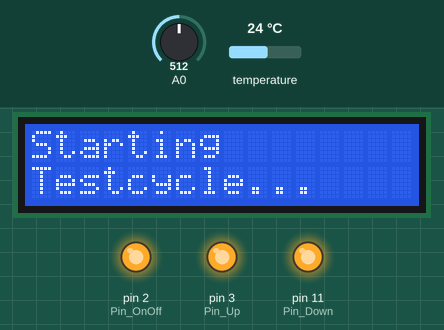
A sketch run on a simulated Arduino Uno, built with avr-gcc and run on an emulated ATmega328P. On the bench: 16×2 character LCD, output pins drawn as LEDs (lit = HIGH). Inputs (shaded band) come from the test bench; at power-on: temperature 24 °C, A0 = 512. Pins used as bus, display or sensor lines are not drawn; what the sketch prints to the serial monitor is not drawn.

Above: at 2.1 s.
At 14.9 s:
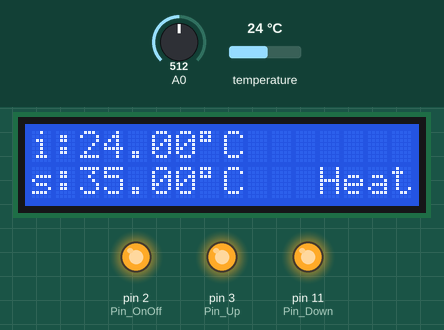
15.0 s: temperature set to 25.1 °C
At 16.9 s:
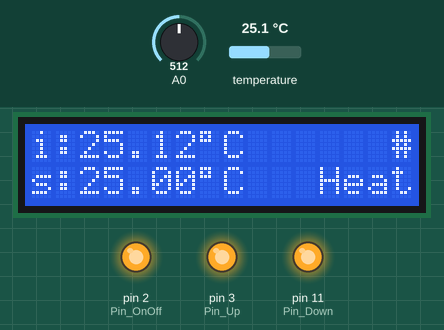
19.7 s: temperature set to 25.9 °C
At 36.6 s:
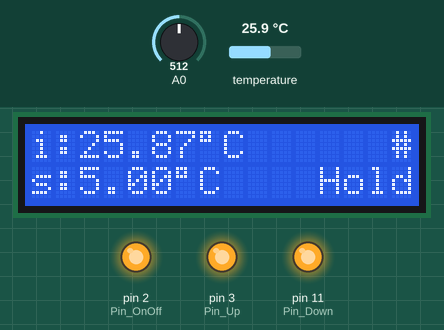
Timing chart, 0 to 38.1 s (numbered marks = the images above; inputs shaded):
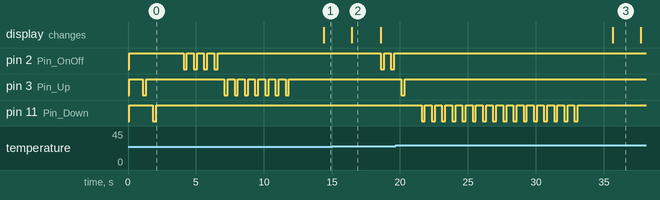

Measured:
- the behaviour switches between 25.4 and 25.5 °C on temperature (found by bisection; images 2 and 3)
- by itself, pin 11 (Pin_Down): alternates HIGH for 0.50 s and LOW for 0.25 s, 32 changes in all, then stays HIGH
- what the display in image 2 shows lasts 2.1 s, from 16.5 s to 18.6 s

The sketch:

CapHack.ino
```cpp
// Libraries
#include <OneWire.h> // Dallas DS18B20
#include <LiquidCrystal.h> // LCD

// Constants
#define DEBUG_MODE 1 // default 0 0; set to 1 for debugging stuff to appear

// Temperature
#define HOLY_TEMP 35 // [°C.] Target Temperature
#define OFFSET_TEMP 5 // [°C.] Offset between actual and set temp (depending on heat transfer, water volume etc.)
#define RANGE_TEMP 1 // [°C.] Range for current temp which is considered close to target temp
#define START_TEMP 100 // [°C.] Starting Point for temp setting (first number that appears on the gadget display when switching into temp control mode)
#define INCREMENT_TEMP 5 // [C.] Incremental steps in Temp mode
#define LOOP_DELAY 1 // [ms] Pause between Loops

// Power
#define STEPS_TO_MAX_POWER 6 // [int] How many times does the Up Button have to be pressed to reach MAX_POWER on gadget disaply after entering Power Control Mode

#define TIME_SENSOR 750 // [ms] Time that Temperature Sensor needs for measurement
#define TIME_RESTART 5 // [min] Intervall after which gadget will be restarted (to prevent shutdown)

#define DURATION_PRESS 250 // [ms] How long a button gets pushed (250)
#define DURATION_WAIT 500 // [ms] How long to wait after pushing a button (1000)

// Pin numbers
#define Pin_OnOff 2 // Capacitive On / Off Switch
#define Pin_Up 3 // Capacitive Up Button
#define Pin_Down 11 // Capacitive Down Button
#define Pin_SwitchPowerTemp 12 // Capacitive Switch between Temperature Control Mode and Power Control Mode
#define Pin_Temp 13 // Yellow wire from DS18B20 at this pin

// Analog Buttons
#define btnRIGHT  0
#define btnUP     1
#define btnDOWN   2
#define btnLEFT   3
#define btnSELECT 4
#define btnNONE   5

// Variables
unsigned long now = millis();
unsigned long TIME_SENSOR_OLD = millis(); // store current time for temperature sensor
unsigned long TIME_RESTART_OLD = millis(); // store current time for restarting gadget
unsigned long count = 1;

boolean TempState = 0; // 0: current temp is far from target temp; 1: current temp is close to target temp
boolean TempState_OLD = 0; // store current State for comparison in next loop
boolean hold = 0;

float ist;
float soll = float(HOLY_TEMP);
int n_Temp; // determines how often the Up or Down Buttons must be pressed in order to reach target temp setting
float rest; // dump for overhead serial messages

// Variables for Analog Buttons
int lcd_key       = 0;
int adc_key_in    = 0;
int adc_key_prev  = 0;


// Temperature Sensor
OneWire ds(Pin_Temp); // initialize OneWire protocoll

// LCD
LiquidCrystal lcd(8, 13, 9, 4, 5, 6, 7);


// other Files
#include "fn_getTemp.h" // get the current Temperature
#include "fn_Press.h" // Push a button
#include "fn_restart.h" // Restart gadget
#include "fn_SwitchToTempControl.h" // Switches to Temperature Control Mode and sets the necessary temp
#include "fn_SwitchToPowerControl.h" // Switches to Power Control Mode and Sets it to MAX_POWER
#include "fn_check_restart.h" // Check if it is time to restart gadget
#include "fn_check_TempState.h" // check if current temp is close to target temp
#include "fn_testcycle.h" // Turn gadget on and see if all buttons are working
#include "fn_UpdateLCD.h" // Update text on LCD
#include "fn_SerialStuff.h" // Serial Connection
#include "fn_check_switch.h" // Switch between Power Control Mode and Temperature Control Mode
#include "fn_read_LCD_buttons.h" // Reads the analog values from A0
#include "fn_check_buttons.h" // Check if Analog Buttons are pressed and act accordingly


void setup()
{
  if (DEBUG_MODE == 1)
  {
    Serial.begin(9600); // Activate Serial Communication
    Serial.println(" ");
    Serial.println(" ");
    Serial.println(" ");
    Serial.println(" ");
    Serial.println(" ");
    Serial.println("Debug Mode on");
  }

  lcd.begin(16, 2);
  ist = getTemp();
  lcd.clear();
  lcd.setCursor(0,0);
  lcd.print("Starting");
  lcd.setCursor(0,1);
  lcd.print("Testcycle...");


  // Set Pin modes
  pinMode(Pin_OnOff, OUTPUT);
  digitalWrite(Pin_OnOff, HIGH);
  pinMode(Pin_Up, OUTPUT);
  digitalWrite(Pin_Up, HIGH);
  pinMode(Pin_Down, OUTPUT);
  digitalWrite(Pin_Down, HIGH);
  pinMode(Pin_SwitchPowerTemp, OUTPUT);
  digitalWrite(Pin_SwitchPowerTemp, HIGH);

  // Warm up2
  delay(1000);
  testcycle(); // Turn gadget on for the first time and test all buttons
  SwitchToPowerControl();
}

void loop()
{
  if (DEBUG_MODE == 1)
  {
    Serial.println(" ");
    Serial.println(" ");
    Serial.println("New Loop");
    delay(2000);
  }

  // do the important things
  now = millis();
  check_restart();
  ist = getTemp();
  getTemp(); // Second message from OneWire Protocoll not needed
  while ((ist > 110) or (ist < 0)){
    getTemp();
  }
  SerialStuff();
  TempState = check_TempState(); // 0: not close; 1: close
  UpdateLCD();
  check_switch();
  check_buttons();
  if (DEBUG_MODE == 1)
  {
    Serial.println("End of Loop");
    Serial.println(" ");
  }
delay(LOOP_DELAY);
}
```

fn_Press.h
```cpp
// Pushes a button, holds it and releases it
void Press(int button)
{
  digitalWrite(button, LOW);
  delay(DURATION_PRESS);
  digitalWrite(button, HIGH);
  delay(DURATION_WAIT);
}
```

fn_SerialStuff.h
```cpp
// Stuff for Serial Connection
void SerialStuff()
{
  if (Serial.available() > 0)
  {
    soll = float(Serial.parseInt());
    while (Serial.available() >0)
      rest = Serial.read();
  }
  if (DEBUG_MODE == 1)
  {
  Serial.print("ist: ");
  Serial.println(ist);
  Serial.print("soll: ");
  Serial.println(soll);
    }
}
```

fn_SwitchToPowerControl.h
```cpp
// Switches to Power Control Mode and Sets it to MAX_POWER
void SwitchToPowerControl()
{
  if (DEBUG_MODE == 1)
  {
    Serial.println("Switching to Power Control Mode");
  }

  restart();
  for (int i = 0; i < abs(STEPS_TO_MAX_POWER); i++)
  {
    if (STEPS_TO_MAX_POWER > 0)
    {
      Press(Pin_Up);
    }
    else if (STEPS_TO_MAX_POWER < 0)
    {
      Press(Pin_Down);
    }
  }
  hold = 0;

}
```

fn_SwitchToTempControl.h
```cpp
// Switches to Temperature Control Mode and sets the necessary temp
void SwitchToTempControl()
{
  if (DEBUG_MODE == 1)
  {
    Serial.println("Switching to Temperature Control Mode");
  }

  restart();
  Press(Pin_SwitchPowerTemp);
  if (soll < START_TEMP)
  {
    n_Temp = int((START_TEMP - soll - OFFSET_TEMP) / INCREMENT_TEMP + 0.5);
    Serial.print("n_Temp1: ");
    Serial.println(n_Temp);
    for (int i = 0; i < n_Temp;  i++)
    {
      Press(Pin_Down);
    }
  }

  else if (soll > START_TEMP)
  {
    n_Temp = int((START_TEMP - soll - OFFSET_TEMP) / INCREMENT_TEMP + 0.5);
    Serial.print("n_Temp2: ");
    Serial.println(n_Temp);
    for (int i = 0; i <= -n_Temp; i++)
    {
      Press(Pin_Up);
    }
  }
  hold = 1;

}
```

fn_check_TempState.h
```cpp
// check if current temp is close to target temp
int check_TempState(){
  if (ist >= (float(soll) + (float(RANGE_TEMP)/2)))
  {
    // Serial.println("returning 1");
    return 1;
  }
  else if (ist <= (float(soll) - (float(RANGE_TEMP)/2)))
  {
    // Serial.println("returning 0");
    return 0;
  }
  else{
    return TempState;
  }
}
```

fn_check_buttons.h
```cpp
void check_buttons(){
    adc_key_prev = lcd_key ;
    lcd_key = read_LCD_buttons();
    switch (lcd_key)
    {
    case btnRIGHT:
        {
            soll += 10;
        break;
        }
    case btnLEFT:
        {
            soll -= 10;
        break;
        }
    case btnUP:
     {
       soll += 1;
         break;
      }
    case btnDOWN:
      {
        soll -= 1;
          break;
       }
      case btnSELECT:
       {
        Press(Pin_OnOff);
         break;
        }
      case btnNONE:
       {
         break;
       }
      }
}

// source: https://create.arduino.cc/projecthub/niftyjoeman/osepp-lcd-and-keypad-shield-d5b46e
```

fn_check_restart.h
```cpp
// Check if it is time to restart gadget
void check_restart()
{
  if (DEBUG_MODE == 1)
  {
    Serial.print("Time remaining till Restart: ");
    Serial.print(float(float(TIME_RESTART)*1000*60 - (now - TIME_RESTART_OLD))/1000/60);
    Serial.println(" minutes");
  }

  if ((now - TIME_RESTART_OLD) >= float(TIME_RESTART)*1000*60)
  {
    if (DEBUG_MODE == 1)
    {
      Serial.print("Time for a fresh start. ");
      Serial.print(TIME_RESTART);
      Serial.println(" minutes have passed.");
      delay(5000);
    }

    TIME_RESTART_OLD = millis();

    if (DEBUG_MODE == 1)
    {
      Serial.print("TempState: ");
      Serial.println(TempState);
    }


    if (TempState == 0)
    {
        SwitchToPowerControl();
    }
    else if (TempState == 1)
    {
        SwitchToTempControl();
    }
  }
}
```

fn_check_switch.h
```cpp
// Switch between Power Control Mode and Temperature Control Mode
void check_switch()
{
  // If threshold (RANGE_TEMP) is reached change to Temperature Control Mode
  if ((TempState_OLD == 0) and (TempState == 1) and (hold == 0))
  {
    SwitchToTempControl();
  }

  // If difference in target vs. actual temp gets greater than RANGE_TEMP switch to Power Control Mode
  if ((TempState_OLD == 1) and (TempState == 0) and (hold == 1))
  {
    SwitchToPowerControl();
  }

  TempState_OLD = TempState; // store value for comparison in next loop
}
```

fn_getTemp.h
```cpp
// Temperatursensor auslesen
float getTemp() {
  byte i;
  byte present = 0;
  byte type_s = 0; // für DS18B20
  byte data[12];
  byte addr[8];
  float celsius;

  if ( !ds.search(addr)) {
    //Serial.println("No more addresses.");
    //Serial.println();
    ds.reset_search();
    //delay(2000);
  }

  if (OneWire::crc8(addr, 7) != addr[7]) {
    Serial.println("CRC is not valid!");
  }

  now = millis();
  if ((now - TIME_SENSOR_OLD) >= TIME_SENSOR) { // Wenn Wartezeit abgelaufen ist, soll neue Temperatur angefragt werden
    TIME_SENSOR_OLD = millis(); // Vergleichszeit neu setzen, damit nicht staendig angefragt wird
    //Serial.println();

    ds.reset();
    ds.select(addr);
    ds.write(0x44, 1); //Konversion starten = Befehl an Sensor, Temperatur zu ermitteln
  }


  present = ds.reset();
  ds.select(addr);
  ds.write(0xBE); // Befehl an Sensor, Temperatur (bitweise) zu uebermitteln

  for ( i = 0; i < 9; i++) { //9 bytes auslesen = Temperatur in Empfang nehmen
    data[i] = ds.read();
  }


  // Daten in Temperatur umwandeln

  int16_t raw = (data[1] << 8) | data[0];
  byte cfg = (data[4] & 0x60);
  if (cfg == 0x00) raw = raw & ~7; //9 bit Auflösung, 93,75ms
  else if (cfg == 0x20) raw = raw & ~3; //10 bit Auflösung, 187,5ms
  else if (cfg == 0x40) raw = raw & ~1; //11 bit Auflösung, 375ms

  // Sollte es nicht gehen, mit 12 bit Auflösung probieren:
  /*
  if (type_s){
   raw = raw << 3; // noch 9 bit Auflösung
   if (data[7] == 0x10) {
   raw = (raw & 0xFFF0) +12 -data[6];
   }
   }
   */
  celsius = (float)raw / 16.0;
  return (celsius);
}
```

fn_restart.h
```cpp
// turns gadget off and back on
void restart()
{
  Press(Pin_OnOff);
  Press(Pin_OnOff);
  Press(Pin_Up);
}
```

fn_testcycle.h
```cpp
// Turn gadget on and see if all buttons are working
void testcycle()
{
  if (DEBUG_MODE == 1)
  {
    Serial.println("Starting Testcycle");
  }
  Press(Pin_Up);
  Press(Pin_Down);
  Press(Pin_SwitchPowerTemp);
  Press(Pin_SwitchPowerTemp);
  Press(Pin_OnOff);
  Press(Pin_OnOff);
}
```

fn_UpdateLCD.h
```cpp
void UpdateLCD()
{
  if (DEBUG_MODE == 1)
  {
    Serial.println(" ");
    Serial.println("Updating Display...");
  }
lcd.clear();
lcd.setCursor(0,0);
lcd.print("i:");
lcd.print(ist);
lcd.print((char)223);
lcd.print("C");
lcd.setCursor(0, 1);
lcd.print("s:");
lcd.print(soll);
lcd.print((char)223);
lcd.print("C");
if (TempState == 0)
{
  lcd.setCursor(12,1);
  lcd.print("Heat");
}
else if (TempState == 1)
{
  lcd.setCursor(12,1);
  lcd.print("Hold");
}
if (count % 2 == 0){
    lcd.setCursor(15,0);
    lcd.print("#");
    count = 0;
}
count += 1;
}
```

fn_read_LCD_buttons.h
```cpp
int read_LCD_buttons(){
  adc_key_in = analogRead(0);      // read the value from the sensor
  delay(5); //switch debounce delay. Increase this delay if incorrect switch selections are returned.
  int k = (analogRead(0) - adc_key_in); //gives the button a slight range to allow for a little contact resistance noise
  if (5 < abs(k)) return btnNONE;  // double checks the keypress. If the two readings are not equal +/-k value after debounce delay, it tries again.
  // my buttons when read are centered at these valies: 0, 144, 329, 504, 741
  // we add approx 50 to those values and check to see if we are close
  if (adc_key_in > 1000) return btnNONE; // We make this the 1st option for speed reasons since it will be the most likely result
  if (adc_key_in < 50)   return btnRIGHT;
  if (adc_key_in < 195)  return btnUP;
  if (adc_key_in < 380)  return btnDOWN;
  if (adc_key_in < 555)  return btnLEFT;
  if (adc_key_in < 790)  return btnSELECT;
  return btnNONE;  // when all others fail, return this...
}

// source: https://create.arduino.cc/projecthub/niftyjoeman/osepp-lcd-and-keypad-shield-d5b46e¥≈¥¥
```
